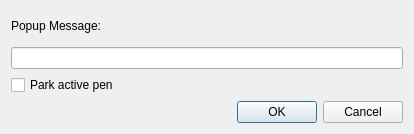
<?xml version="1.0" encoding="UTF-8"?>
<ui version="4.0">
 <class>Dialog</class>
 <widget class="QDialog" name="Dialog">
  <property name="geometry">
   <rect>
    <x>0</x>
    <y>0</y>
    <width>414</width>
    <height>134</height>
   </rect>
  </property>
  <property name="windowTitle">
   <string>Add Pause Element</string>
  </property>
  <layout class="QVBoxLayout" name="verticalLayout">
   <item>
    <widget class="QLabel" name="label_popupMessage">
     <property name="text">
      <string>Popup Message:</string>
     </property>
    </widget>
   </item>
   <item>
    <widget class="QLineEdit" name="lineEdit_message">
     <property name="maxLength">
      <number>256</number>
     </property>
    </widget>
   </item>
   <item>
    <widget class="QCheckBox" name="checkBox_parkPen">
     <property name="text">
      <string>Park active pen</string>
     </property>
    </widget>
   </item>
   <item>
    <widget class="QDialogButtonBox" name="buttonBox_okCancel">
     <property name="orientation">
      <enum>Qt::Horizontal</enum>
     </property>
     <property name="standardButtons">
      <set>QDialogButtonBox::Cancel|QDialogButtonBox::Ok</set>
     </property>
    </widget>
   </item>
  </layout>
 </widget>
 <resources/>
 <connections>
  <connection>
   <sender>buttonBox_okCancel</sender>
   <signal>accepted()</signal>
   <receiver>Dialog</receiver>
   <slot>accept()</slot>
   <hints>
    <hint type="sourcelabel">
     <x>248</x>
     <y>254</y>
    </hint>
    <hint type="destinationlabel">
     <x>157</x>
     <y>274</y>
    </hint>
   </hints>
  </connection>
  <connection>
   <sender>buttonBox_okCancel</sender>
   <signal>rejected()</signal>
   <receiver>Dialog</receiver>
   <slot>reject()</slot>
   <hints>
    <hint type="sourcelabel">
     <x>316</x>
     <y>260</y>
    </hint>
    <hint type="destinationlabel">
     <x>286</x>
     <y>274</y>
    </hint>
   </hints>
  </connection>
 </connections>
</ui>
